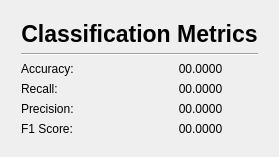
            <widget class="QWidget" name="classification_metrics">
             <property name="sizePolicy">
              <sizepolicy hsizetype="Minimum" vsizetype="Preferred">
               <horstretch>0</horstretch>
               <verstretch>0</verstretch>
              </sizepolicy>
             </property>
             <layout class="QGridLayout" name="gridLayout">
              <item row="0" column="0">
               <layout class="QGridLayout" name="gridLayout_7">
                <property name="sizeConstraint">
                 <enum>QLayout::SetMinimumSize</enum>
                </property>
                <property name="leftMargin">
                 <number>10</number>
                </property>
                <property name="topMargin">
                 <number>10</number>
                </property>
                <property name="rightMargin">
                 <number>10</number>
                </property>
                <property name="bottomMargin">
                 <number>10</number>
                </property>
                <item row="0" column="0" colspan="2">
                 <widget class="QLabel" name="label_26">
                  <property name="sizePolicy">
                   <sizepolicy hsizetype="Minimum" vsizetype="Fixed">
                    <horstretch>0</horstretch>
                    <verstretch>0</verstretch>
                   </sizepolicy>
                  </property>
                  <property name="font">
                   <font>
                    <pointsize>17</pointsize>
                    <weight>75</weight>
                    <bold>true</bold>
                   </font>
                  </property>
                  <property name="text">
                   <string>Classification Metrics</string>
                  </property>
                  <property name="alignment">
                   <set>Qt::AlignCenter</set>
                  </property>
                 </widget>
                </item>
                <item row="1" column="0" colspan="2">
                 <widget class="Line" name="line_8">
                  <property name="orientation">
                   <enum>Qt::Horizontal</enum>
                  </property>
                 </widget>
                </item>
                <item row="2" column="0">
                 <widget class="QLabel" name="label_38">
                  <property name="sizePolicy">
                   <sizepolicy hsizetype="Minimum" vsizetype="Fixed">
                    <horstretch>0</horstretch>
                    <verstretch>0</verstretch>
                   </sizepolicy>
                  </property>
                  <property name="text">
                   <string>Accuracy: </string>
                  </property>
                  <property name="alignment">
                   <set>Qt::AlignLeading|Qt::AlignLeft|Qt::AlignVCenter</set>
                  </property>
                 </widget>
                </item>
                <item row="2" column="1">
                 <widget class="QLabel" name="clas_accuracy_label">
                  <property name="sizePolicy">
                   <sizepolicy hsizetype="Minimum" vsizetype="Fixed">
                    <horstretch>0</horstretch>
                    <verstretch>0</verstretch>
                   </sizepolicy>
                  </property>
                  <property name="text">
                   <string>00.0000</string>
                  </property>
                  <property name="alignment">
                   <set>Qt::AlignCenter</set>
                  </property>
                 </widget>
                </item>
                <item row="3" column="0">
                 <widget class="QLabel" name="label_39">
                  <property name="sizePolicy">
                   <sizepolicy hsizetype="Minimum" vsizetype="Fixed">
                    <horstretch>0</horstretch>
                    <verstretch>0</verstretch>
                   </sizepolicy>
                  </property>
                  <property name="text">
                   <string>Recall:</string>
                  </property>
                  <property name="alignment">
                   <set>Qt::AlignLeading|Qt::AlignLeft|Qt::AlignVCenter</set>
                  </property>
                 </widget>
                </item>
                <item row="3" column="1">
                 <widget class="QLabel" name="clas_recall_label">
                  <property name="sizePolicy">
                   <sizepolicy hsizetype="Minimum" vsizetype="Fixed">
                    <horstretch>0</horstretch>
                    <verstretch>0</verstretch>
                   </sizepolicy>
                  </property>
                  <property name="text">
                   <string>00.0000</string>
                  </property>
                  <property name="alignment">
                   <set>Qt::AlignCenter</set>
                  </property>
                 </widget>
                </item>
                <item row="4" column="0">
                 <widget class="QLabel" name="label_37">
                  <property name="sizePolicy">
                   <sizepolicy hsizetype="Minimum" vsizetype="Fixed">
                    <horstretch>0</horstretch>
                    <verstretch>0</verstretch>
                   </sizepolicy>
                  </property>
                  <property name="text">
                   <string>Precision:</string>
                  </property>
                  <property name="alignment">
                   <set>Qt::AlignLeading|Qt::AlignLeft|Qt::AlignVCenter</set>
                  </property>
                 </widget>
                </item>
                <item row="4" column="1">
                 <widget class="QLabel" name="clas_precision_label">
                  <property name="sizePolicy">
                   <sizepolicy hsizetype="Minimum" vsizetype="Fixed">
                    <horstretch>0</horstretch>
                    <verstretch>0</verstretch>
                   </sizepolicy>
                  </property>
                  <property name="text">
                   <string>00.0000</string>
                  </property>
                  <property name="alignment">
                   <set>Qt::AlignCenter</set>
                  </property>
                 </widget>
                </item>
                <item row="5" column="0">
                 <widget class="QLabel" name="label_36">
                  <property name="sizePolicy">
                   <sizepolicy hsizetype="Minimum" vsizetype="Fixed">
                    <horstretch>0</horstretch>
                    <verstretch>0</verstretch>
                   </sizepolicy>
                  </property>
                  <property name="text">
                   <string>F1 Score:</string>
                  </property>
                  <property name="alignment">
                   <set>Qt::AlignLeading|Qt::AlignLeft|Qt::AlignVCenter</set>
                  </property>
                 </widget>
                </item>
                <item row="5" column="1">
                 <widget class="QLabel" name="clas_f1_score_label">
                  <property name="sizePolicy">
                   <sizepolicy hsizetype="Minimum" vsizetype="Fixed">
                    <horstretch>0</horstretch>
                    <verstretch>0</verstretch>
                   </sizepolicy>
                  </property>
                  <property name="text">
                   <string>00.0000</string>
                  </property>
                  <property name="alignment">
                   <set>Qt::AlignCenter</set>
                  </property>
                 </widget>
                </item>
               </layout>
              </item>
             </layout>
            </widget>
